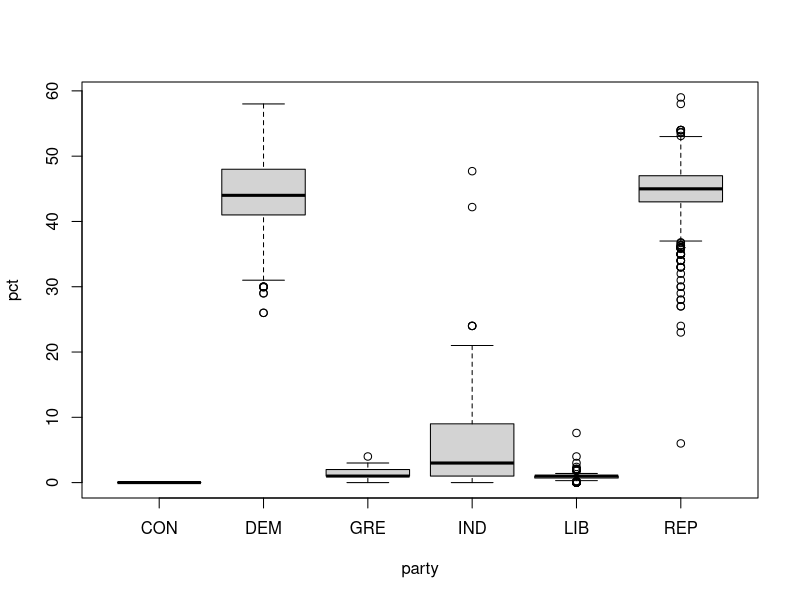

Generate this figure with R:
#### Preamble ####
# Purpose: Models... [...UPDATE THIS...]
# Author: Ziqi Zhu, Yuanchen Miao, Claire Chang
# Date: 22 October 2024
# Contact: ziqi.zhu@mail.utoronto.ca, vincent.miao@mail.utoronto.ca, claire.chang@mail.utoronto.ca
# License: None
# Pre-requisites: [...UPDATE THIS...]
# Any other information needed? [...UPDATE THIS...]


#### Workspace setup ####
library(tidyverse)
#library(rstanarm)

#### Read data ####
poll_data <- read_csv("data/02-analysis_data/cleaned_data.csv")
candidate_avg_pct <- poll_data %>%
  group_by(answer) %>%
  summarize(average_pct = mean(pct, na.rm = TRUE))

# View the candidate
print(candidate_avg_pct, n=60)
top_10_candidates <- candidate_avg_pct %>%
  arrange(desc(average_pct)) %>%  # Sort by average_pct in descending order
  head(10)

# View parties
nationwide_data <- poll_data %>%  filter(state == "National")
boxplot(pct ~ party, data = nationwide_data)

# Separate by state 
poll_counts <- poll_data %>%
  group_by(state) %>%  # Group by 'state'
  summarize(poll_count = n()) %>%  # Count the number of polls per state
  arrange(desc(poll_count))



